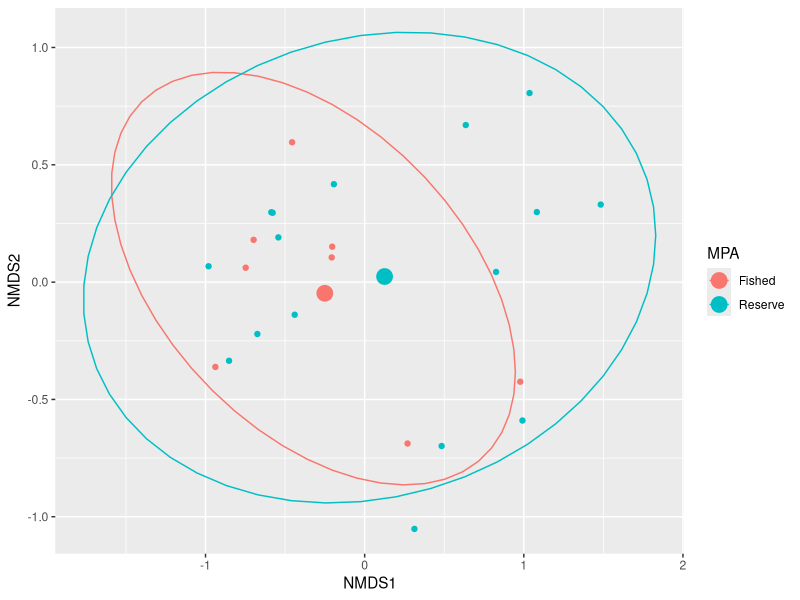
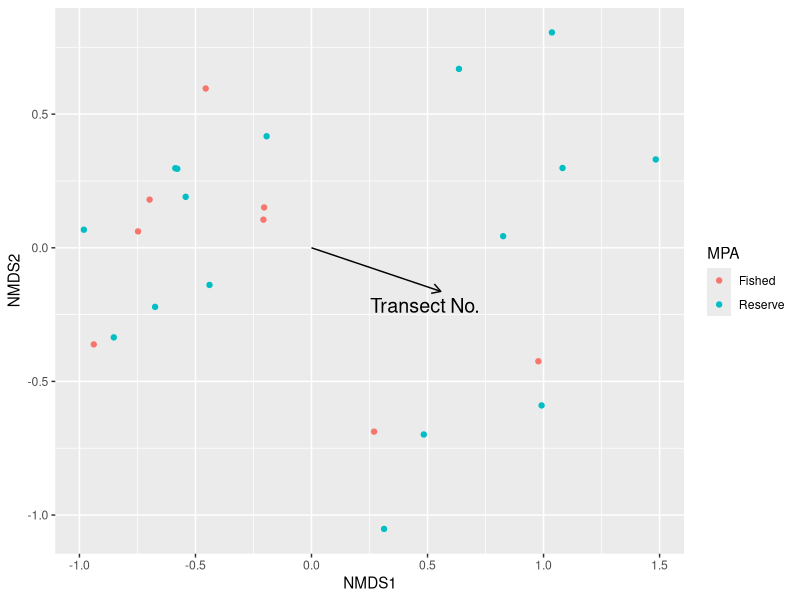

R code for these plots, in order:
# About ========================================================================

# Title: Multivariate analysis for Maria Island Data (KSM308)
# Date: April 2025
# Author: Freddie Heather

# Imports data
# Visualises data  via ordination (nMDS)
# Relate environmental data to abundance counts (adonis)
# Generates figures

# Ecological distances: https://www.youtube.com/watch?v=xyufizOpc5I
# Great tutorial on nMDS: https://riffomonas.org/code_club/2022-02-14-nmds
# Another good tutorial on nMDS in R: https://www.rpubs.com/RGrieger/545184

# Important: 
# 1. Make sure you are working inside an R project
# 2. Make sure the datafiles "multivariate_analysis.R" and "predictor_table.csv" are within your project working directory

# Packages =====================================================================

# install.packages("tidyverse") # run this line of code if you haven't installed the tidyverse on your computer
# install.packages("vegan")
# install.packges("ggrepel")
library(tidyverse)
library(vegan)
library(ggrepel)

# Import =======================================================================

resp_vars <- read_csv("multivariate_response_vars.csv") 
pred_vars <- 
  read_csv("predictor_table.csv") %>% 
  # creating false values for KELP and Complexity for example purposes
  mutate(Kelp = sample(1:4, replace = TRUE, size = nrow(.)), 
         Complexity = sample(1:4, replace = TRUE, size = nrow(.)))

# Data checking ================================================================

resp_vars # has NA instead of zeros
pred_vars # has some blank columns

# Check to make sure the columns are of the right class (dbl or chr)

# Data wrangling ===============================================================

# mutate_at: replace SOME cols with NA values with zero
resp_vars_clean <- 
  resp_vars %>% 
  mutate_at(.vars = vars(-sample), # everything except 'sample' col
            .funs = replace_na, 
            replace = 0) 

# mutate_all: replace ALL the NA values with zero
resp_vars_clean <- 
  resp_vars %>% 
  mutate_all(.funs = replace_na, replace = 0)

pred_vars_clean <- 
  pred_vars %>% 
  discard(~all(is.na(.))) %>%  # gets rid of those blank cols
  filter(!is.na(sample))

# Data visualisation ===========================================================

# convert to a numeric matrix
abundance_matrix <- 
  resp_vars_clean %>% 
  # mutate_if(is.numeric, log1p) %>% # log(x+1) transformation
  column_to_rownames("sample") %>% # cannot have chr col (move to rownames)
  as.matrix() 

# Calculating distance
# Bray curtis dissimilarity: https://www.statisticshowto.com/bray-curtis-dissimilarity/
distance_matrix <- 
  abundance_matrix %>% 
  vegdist(method = "bray")

set.seed(1) # so gives same result each time (because nmds includes randomness)
nmds <- metaMDS(distance_matrix)
# stress = approx 0.15

# data for plotting
nmds_vals <- 
  scores(nmds) %>% 
  as_tibble(rownames = "sample") %>% 
  left_join(pred_vars_clean, by = join_by(sample)) # adding predictor vars here

# calculate centroids of data
elps_center <- 
  nmds_vals %>% 
  summarise(NMDS1 = mean(NMDS1), 
            NMDS2 = mean(NMDS2), 
            .by = MPA)

# play with colouring points to identify drivers
nmds_vals %>% 
  ggplot() +
  aes(x = NMDS1, 
      y = NMDS2, 
      col = MPA, # change colour of points
  ) +
  geom_point(
    # aes(pch = as.character(Depth)) # change shape of point
  ) +
  stat_ellipse(level = 0.9) + # adds ellipses (level default = 0.95)
  geom_point(data = elps_center, size = 5)

# Detecting statistical difference =============================================

# Using the adonis function

# Great tutorial on adonis: https://www.youtube.com/watch?v=1ETBgbXl-BM
# Note the use of adonis2 here (adonis used in the above video is depreciated).

# Response var NEEDS to be a distance matrix
class(distance_matrix) # class == "dist"
adonis2(formula = distance_matrix ~ nmds_vals$MPA) # no sig effect of MPA

# if we have two predictor vars
adonis2(formula = distance_matrix ~ nmds_vals$MPA + nmds_vals$vis) 


# Adding environmental vars or significant species =============================

# adding arrows (vectors) to the NMDS plot
# Can be enviro vars (e.g. depth) or can be species abundance (E.g. Species A)

vec_env <- envfit(nmds, pred_vars_clean %>% column_to_rownames("sample"), na.rm = TRUE)
vec_spp <- envfit(nmds, resp_vars_clean %>% column_to_rownames("sample"), na.rm = TRUE)

sig_vectors <- 
  scores(vec_env, display = "vectors") %>% 
  as_tibble(rownames = "species") %>% 
  mutate(pval = vec_env$vectors$pvals) %>% 
  filter(pval < 0.05)

nmds_vals %>% 
  ggplot() +
  aes(x = NMDS1, 
      y = NMDS2
  ) +
  geom_point(aes(col = MPA)) +
  geom_segment(
    aes(
      x = 0, 
      y = 0, 
      xend = NMDS1,
      yend = NMDS2
    ),
    data = sig_vectors, 
    arrow = arrow(length = unit(0.25, "cm"))) +
  ggrepel::geom_text_repel(data = sig_vectors,
                           aes(label = species), 
                           cex = 5, 
                           direction = "both")
